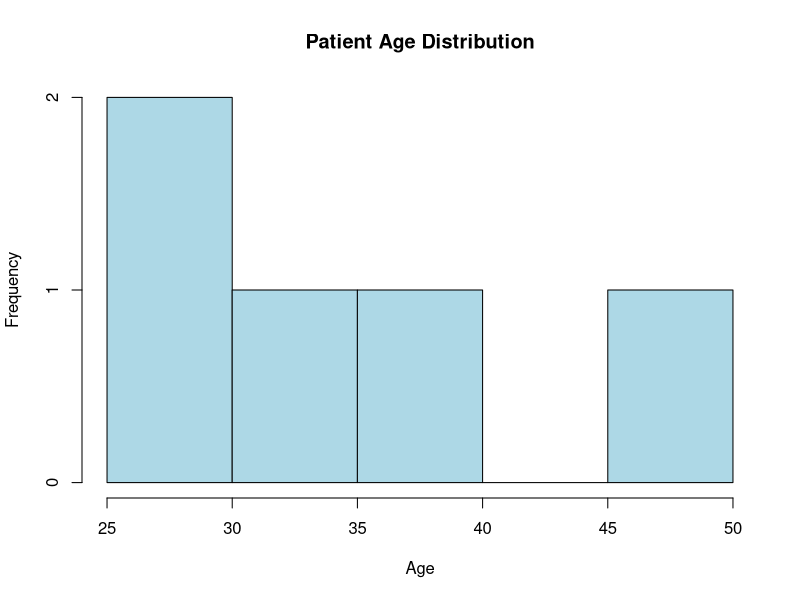
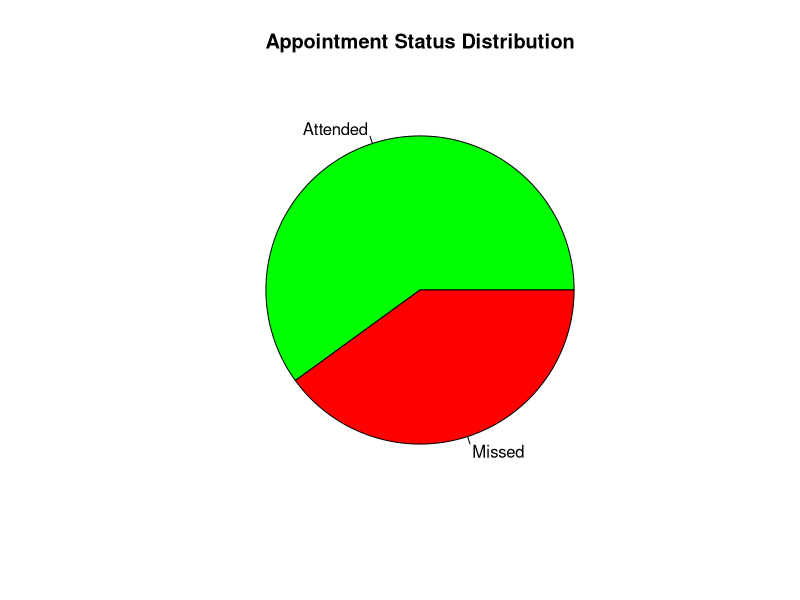
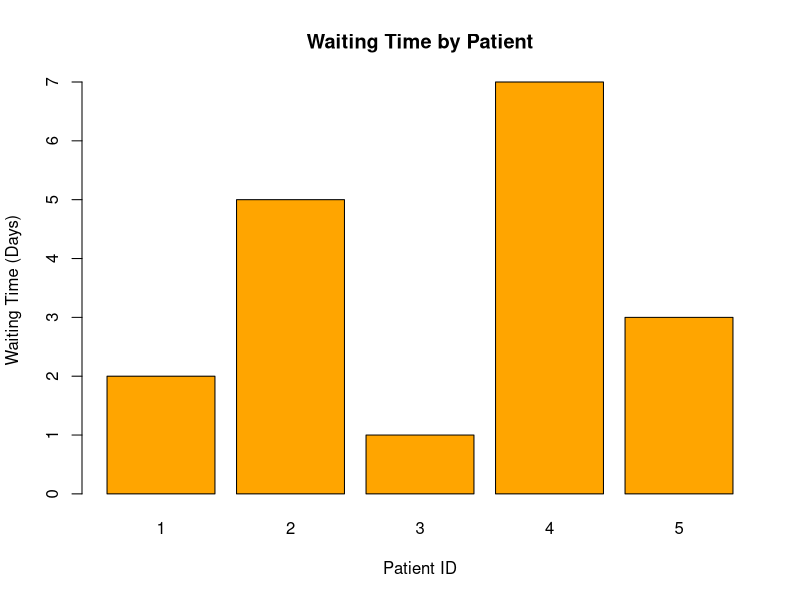

Source code (R) for these figures, in order:
# Dataset
hospital <- data.frame(
  Patient_ID=c(1,2,3,4,5),
  Age=c(25,40,35,50,29),
  Waiting_Time=c(2,5,1,7,3),
  Status=c("Attended",
           "Missed",
           "Attended",
           "Missed",
           "Attended")
)

# 1. Histogram
hist(hospital$Age,
     col="lightblue",
     main="Patient Age Distribution",
     xlab="Age")

# 2. Pie Chart
status_count <- table(hospital$Status)

pie(status_count,
    col=c("green","red"),
    main="Appointment Status Distribution")

# 3. Bar Chart
barplot(hospital$Waiting_Time,
        names.arg=hospital$Patient_ID,
        col="orange",
        main="Waiting Time by Patient",
        xlab="Patient ID",
        ylab="Waiting Time (Days)")

D
